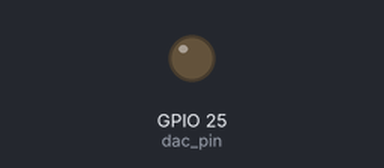
Simulated run of this sketch. Board: ESP32. Shown: output pins drawn as LEDs (lit = HIGH).

Above: at 0.0 s.
At 39.75 s:
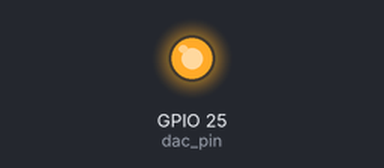
Timing chart, 0 to 40.0 s (numbered marks = the images above):
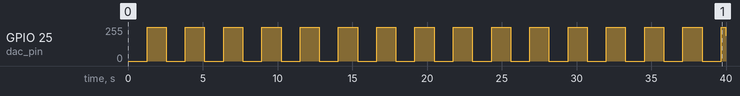

Measured:
- by itself, GPIO 25 (dac_pin): 0/255 → 255/255 at 1.3 s, → 0/255 1.3 s later, → 255/255 1.3 s later, → 0/255 1.3 s later, … (32 changes in this stretch)

The sketch:

DAC_1.ino
```cpp
const int dac_pin = 25;


void setup() {
  // put your setup code here, to run once:

}

void loop() {
  // put your main code here, to run repeatedly:

  // Generate Traingular Waveform

  for(int i = 0; i <= 255; i++){
    dacWrite(dac_pin, i);
    delay(5);
  }
  for(int i = 255; i >= 0; i--){
    dacWrite(dac_pin, i);
    delay(5);
  }

}
```
